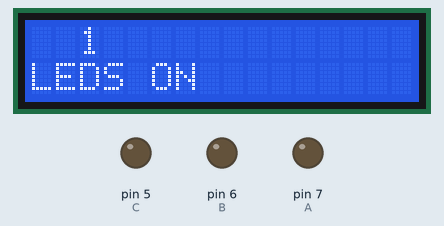
Bench run of a sketch on a simulated Arduino Uno, built with avr-gcc and run on an emulated ATmega328P. On the bench: 16×2 character LCD, output pins drawn as LEDs (lit = HIGH).

Above: at 1.1 s.
At 10.1 s:
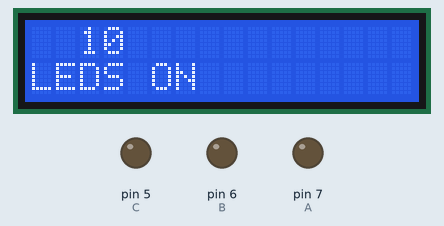
At 20.1 s:
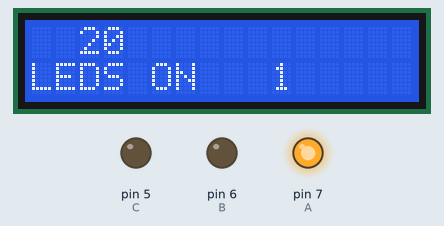
At 29.1 s:
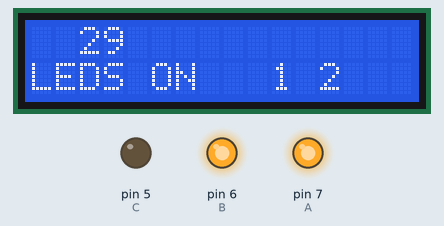
At 33.1 s:
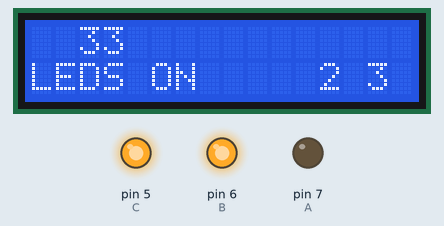
At 38.1 s:
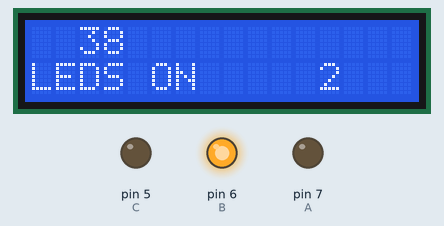
Timing chart, 0 to 39.6 s (numbered marks = the images above):
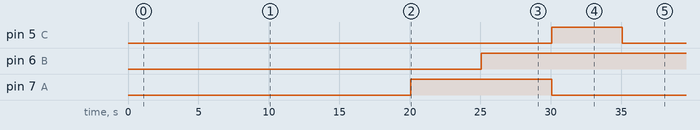

Measured:
- by itself, pin 5 (C): LOW → HIGH at 30.1 s, → LOW 5.0 s later
- by itself, pin 6 (B): LOW → HIGH at 25.1 s
- by itself, pin 7 (A): LOW → HIGH at 20.1 s, → LOW 10.0 s later
- what the display in image 0 shows lasts 1.0 s, from 1.1 s to 2.1 s

The sketch:

Deber_3.ino
```cpp
#include <TimerOne.h> // libreria del Timer one
#include <LiquidCrystal.h>  // libreria del LCD
LiquidCrystal lcd(13,12,11,10,9,8); // Pines del arduino para conectar al LCD
int A=7;  // pin led 1
int B=6;  // pin led 2
int C=5;  // pin led 3
int display[3]={A,B,C};// vector display
int i=0; // variable
int cont=0; // variable del contador
void setup() {
  Serial.begin(9600);// velocidad
  lcd.begin(16, 2); // configuracion del LCD
  for(;i<3;i++) // for para declarar pines como OUTPUT
    {
      pinMode(display[i],OUTPUT); // pines de salida
    }

Timer1.initialize(1000000); // timer en tiempo de un segundo
Timer1.attachInterrupt(contador); // funcion contador
}

void loop() {

}

void contador(){ // funcionn contador
  cont++;  // contador suma 1 cada segundo
  lcd.clear(); // limpia lcd
    lcd.setCursor(2, 0);// posicion donde inicia la escritura en el LCD
    lcd.print(cont); // imprimir en el LCD
    lcd.setCursor(0, 1); // posicion donde inicia la escritura en el LCD
    lcd.print("LEDS ON");  // imprimir en el LCD
    if(cont>19 && cont<30)// contador es mayor a 19 menor a 30
    {
      digitalWrite(A,HIGH);  // Enciende el led 1
      lcd.setCursor(10, 1);  // en esa posicion se escribe
    lcd.print("1");  // escribir en el lCD
      }
      else // caso contrario
      {
         digitalWrite(A,LOW); // Apagada el led 1
       lcd.setCursor(10, 1); // en esa posicion se escribe
       lcd.print(" "); // se escribe un vacio
        }

    if(cont>24 && cont<40) // contador es mayor a 24 menor a 40
    {
      digitalWrite(B,HIGH); // Enciende el led 2
      lcd.setCursor(12, 1); // en esa posicion se escribe
    lcd.print("2");  // escribir en el lCD
      }
      else // caso contrario
      {
         digitalWrite(B,LOW);  // Apagada el led 2
       lcd.setCursor(12, 1);   // en esa posicion se escribe
       lcd.print(" ");   // se escribe un vacio
        }

    if(cont>29 && cont<35)  // contador es mayor a 29 menor a 35
    {
      digitalWrite(C,HIGH);  // Enciende el led 3
      lcd.setCursor(14, 1);  // en esa posicion se escribe
    lcd.print("3");   // escribir en el lCD
      }
      else
      {
         digitalWrite(C,LOW);  // Apagada el led 3
       lcd.setCursor(14, 1); // en esa posicion se escribe
       lcd.print(" ");  // se escribe un vacio
        }
        if(cont==45)
        cont=0;

  }
```
